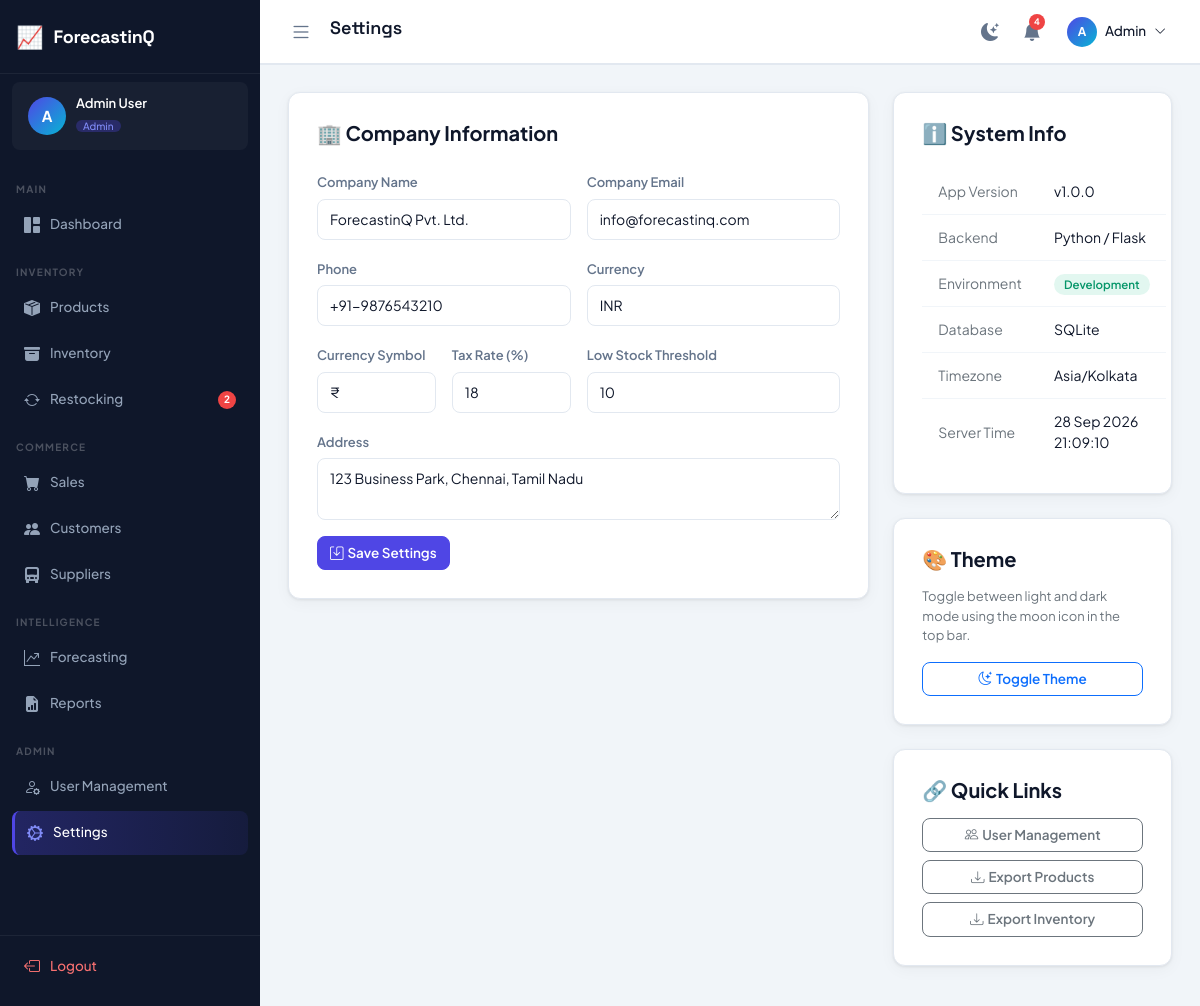
Screenshot of /settings/ (signed in) with the database file from the repository.
### tables this page shows
CREATE TABLE settings (
    id INTEGER PRIMARY KEY AUTOINCREMENT,
    setting_key VARCHAR(100) NOT NULL UNIQUE,
    setting_value TEXT,
    created_at TIMESTAMP DEFAULT CURRENT_TIMESTAMP,
    updated_at TIMESTAMP DEFAULT CURRENT_TIMESTAMP
);

### blueprints/settings.py (the view, shortened to what this page needs)
@bp.route("/", methods=["GET", "POST"])
@login_required
@role_required("admin")
def index():
    rows = dbFetchAll("SELECT setting_key, setting_value FROM settings")
    s = {r["setting_key"]: r["setting_value"] for r in rows}
    return render_template(
        "settings/index.html",
        page_title="Settings", active_menu="settings",
        s=s, server_time=datetime.now().strftime("%d %b %Y %H:%M:%S"),
    )

### db.py (called while the page is built)
def get_db():
    if "db" not in g:
        g.db = sqlite3.connect(current_app.config["DATABASE_PATH"])
        g.db.row_factory = sqlite3.Row
        g.db.execute("PRAGMA foreign_keys = ON")
    return g.db

def _row_to_dict(row):
    return dict(row) if row is not None else None

def dbFetchAll(sql, params=()):
    cur = get_db().execute(sql, params)
    return [dict(r) for r in cur.fetchall()]

def dbFetchOne(sql, params=()):
    cur = get_db().execute(sql, params)
    row = cur.fetchone()
    return _row_to_dict(row)

### utils.py (called while the page is built)
def is_logged_in() -> bool:
    return bool(session.get("user_id"))

def get_current_user() -> dict:
    return {
        "id": session.get("user_id", 0),
        "name": session.get("user_name", ""),
        "email": session.get("user_email", ""),
        "role": session.get("user_role", ""),
        "username": session.get("username", ""),
    }

def login_required(view):
    @wraps(view)
    def wrapped(*args, **kwargs):
        if not is_logged_in():
            return redirect(url_for("auth.login"))
        return view(*args, **kwargs)
    return wrapped

def role_required(*roles):
    def decorator(view):
        @wraps(view)
        def wrapped(*args, **kwargs):
            if not is_logged_in():
                return redirect(url_for("auth.login"))
            if get_current_user()["role"] not in roles:
                flash("You are not authorized to view that page.", "error")
                return redirect(url_for("dashboard.index"))
            return view(*args, **kwargs)
        return wrapped
    return decorator

def generate_csrf() -> str:
    if "csrf_token" not in session:
        session["csrf_token"] = secrets.token_hex(32)
    return session["csrf_token"]

def format_datetime(value) -> str:
    if not value:
        return ""
    dt = _to_datetime(value)
    return dt.strftime("%d %b %Y, %I:%M %p") if dt else str(value)

def _to_datetime(value):
    if isinstance(value, (datetime, date)):
        return value
    if not isinstance(value, str):
        return None
    for fmt in ("%Y-%m-%d %H:%M:%S", "%Y-%m-%d", "%Y-%m-%dT%H:%M:%S"):
        try:
            return datetime.strptime(value, fmt)
        except ValueError:
            continue
    return None

def get_unread_notifications():
    user = get_current_user()
    return dbFetchAll(
        "SELECT * FROM notifications WHERE user_id = ? AND is_read = 0 ORDER BY created_at DESC LIMIT 10",
        (user["id"],),
    )

### templates/settings/index.html (shortened to what this page needs)
{% extends "base.html" %}
{% block content %}
<div class="row g-4">
    <div class="col-lg-8">
        <div class="form-card">
            <h5 class="fw-700 mb-4">🏢 Company Information</h5>
            <form method="POST">
                <div class="row g-3">
                    <div class="col-md-6"><label class="form-label">Company Name</label><input type="text" name="company_name" class="form-control" value="{{ s.get('company_name','ForecastinQ') }}"/></div>
                    <div class="col-md-6"><label class="form-label">Company Email</label><input type="email" name="company_email" class="form-control" value="{{ s.get('company_email','') }}"/></div>
                    <div class="col-md-6"><label class="form-label">Phone</label><input type="text" name="company_phone" class="form-control" value="{{ s.get('company_phone','') }}"/></div>
                    <div class="col-md-6"><label class="form-label">Currency</label><input type="text" name="currency" class="form-control" value="{{ s.get('currency','INR') }}"/></div>
                    <div class="col-md-3"><label class="form-label">Currency Symbol</label><input type="text" name="currency_symbol" class="form-control" value="{{ s.get('currency_symbol','₹') }}"/></div>
                    <div class="col-md-3"><label class="form-label">Tax Rate (%)</label><input type="number" step="0.1" name="tax_rate" class="form-control" value="{{ s.get('tax_rate','18') }}"/></div>
                    <div class="col-md-6"><label class="form-label">Low Stock Threshold</label><input type="number" name="low_stock_threshold" class="form-control" value="{{ s.get('low_stock_threshold','10') }}"/></div>
                    <div class="col-12"><label class="form-label">Address</label><textarea name="company_address" class="form-control" rows="2">{{ s.get('company_address','') }}</textarea></div>
                    <div class="col-12"><button type="submit" class="btn btn-primary"><i class="bi bi-save me-1"></i>Save Settings</button></div>
                </div>
            </form>
        </div>
    </div>
    <div class="col-lg-4">
        <div class="form-card">
            <h5 class="fw-700 mb-4">ℹ️ System Info</h5>
            <table class="table table-sm">
                <tr><td class="text-secondary">App Version</td><td class="fw-600">v{{ app_version }}</td></tr>
                <tr><td class="text-secondary">Backend</td><td class="fw-600">Python / Flask</td></tr>
                <tr><td class="text-secondary">Environment</td><td><span class="badge-status badge-in-stock">Development</span></td></tr>
                <tr><td class="text-secondary">Database</td><td class="fw-600">SQLite</td></tr>
                <tr><td class="text-secondary">Timezone</td><td class="fw-600">Asia/Kolkata</td></tr>
                <tr><td class="text-secondary">Server Time</td><td class="fw-600">{{ server_time }}</td></tr>
            </table>
        </div>
        <div class="form-card mt-4">
            <h5 class="fw-700 mb-3">🎨 Theme</h5>
            <p class="text-secondary" style="font-size:13px;">Toggle between light and dark mode using the moon icon in the top bar.</p>
            <button class="btn btn-outline-primary w-100" onclick="document.getElementById('themeToggle').click()">
                <i class="bi bi-moon-stars me-1"></i>Toggle Theme
            </button>
        </div>
        <div class="form-card mt-4">
            <h5 class="fw-700 mb-3">🔗 Quick Links</h5>
            <div class="d-flex flex-column gap-2">
                <a href="{{ url_for('users.index') }}" class="btn btn-outline-secondary"><i class="bi bi-people me-1"></i>User Management</a>
                <a href="{{ url_for('reports.export') }}?type=products" class="btn btn-outline-secondary"><i class="bi bi-download me-1"></i>Export Products</a>
                <a href="{{ url_for('reports.export') }}?type=inventory" class="btn btn-outline-secondary"><i class="bi bi-download me-1"></i>Export Inventory</a>
            </div>
        </div>
    </div>
</div>
{% endblock %}

### static/css/app.css (style rules this page uses)
:root { --primary: #4f46e5; --primary-dark: #3730a3; --primary-light: #818cf8; --accent: #06b6d4; --success: #10b981; --warning: #f59e0b; --danger: #ef4444; --info: #3b82f6; --bg: #f1f5f9; --surface: #ffffff; --surface-2: #f8fafc; --border: #e2e8f0; --border-light: #f1f5f9; --text-primary: #0f172a; --text-secondary:#64748b; --text-muted: #94a3b8; --sidebar-bg: #0f172a; --sidebar-text: #94a3b8; --sidebar-active:#4f46e5; --sidebar-hover: rgba(255,255,255,0.07); --sidebar-width: 260px; --topbar-bg: #ffffff; --topbar-height: 64px; --radius: 12px; --radius-sm: 8px; --radius-lg: 16px; --shadow: 0 1px 3px rgba(0,0,0,0.08), 0 4px 16px rgba(0,0,0,0.04); --shadow-md: 0 4px 24px rgba(0,0,0,0.10); --font-main: 'Plus Jakarta Sans', sans-serif; --font-head: 'Space Grotesk', sans-serif; --transition: 0.22s cubic-bezier(0.4,0,0.2,1); }
*, *::before, *::after { box-sizing: border-box; margin: 0; padding: 0; }
html { scroll-behavior: smooth; }
body { font-family: var(--font-main); background: var(--bg); color: var(--text-primary); display: flex; min-height: 100vh; overflow-x: hidden; transition: background var(--transition), color var(--transition); }
.table { margin: 0; }
.table tbody td { padding: 12px 16px; font-size: 14px; color: var(--text-primary); vertical-align: middle; border-bottom: 1px solid var(--border-light); }
.table tbody tr:last-child td { border-bottom: none; }
.badge-status { padding: 3px 10px; border-radius: 20px; font-size: 11.5px; font-weight: 600; }
.badge-in-stock { background: rgba(16,185,129,0.12); color: #059669; }
.form-control, .form-select { background: var(--surface); border: 1px solid var(--border); color: var(--text-primary); border-radius: var(--radius-sm); padding: 9px 12px; font-size: 14px; font-family: var(--font-main); transition: border-color var(--transition), box-shadow var(--transition); }
.form-label { font-size: 13px; font-weight: 600; color: var(--text-secondary); margin-bottom: 6px; }
.form-card { background: var(--surface); border: 1px solid var(--border); border-radius: var(--radius); box-shadow: var(--shadow); padding: 28px; }
.btn { border-radius: var(--radius-sm); font-weight: 600; font-family: var(--font-main); font-size: 13.5px; transition: all var(--transition); }
.btn-primary { background: var(--primary); border-color: var(--primary); }
.fw-700 { font-weight: 700; }

### rows the page displays
settings: company_name "ForecastinQ Pvt. Ltd."
settings: company_email "info@forecastinq.com"
settings: company_phone "+91-9876543210"
settings: currency "INR"
settings: tax_rate "18"
settings: low_stock_threshold "10"
settings: company_address "123 Business Park, Chennai, Tamil Nadu"

### other values shown
{{ app_name }} "ForecastinQ"
{{ (current_user.name or '?')[0]|upper }} "A"
{{ current_user.name }} "Admin User"
{{ current_user.role|capitalize }} "Admin"
{{ low_stock_count }} "2"
{{ page_title|default('Dashboard') }} "Settings"
{{ notif_count }} "4"
{{ current_user.name.split(' ')[0] if current_user.name else '' }} "Admin"
{{ app_version }} "1.0.0"
